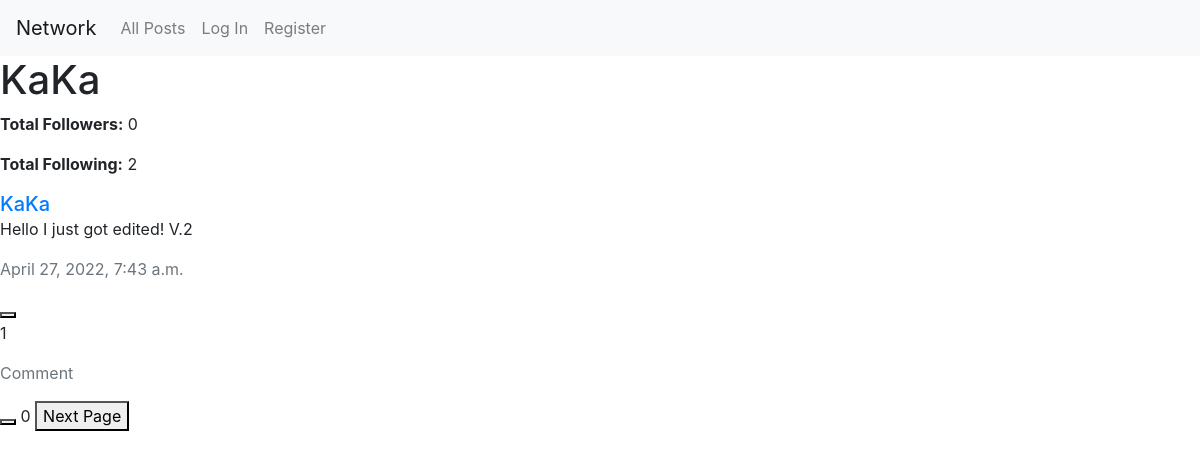
The page /profile/7 on the database as committed earlier.
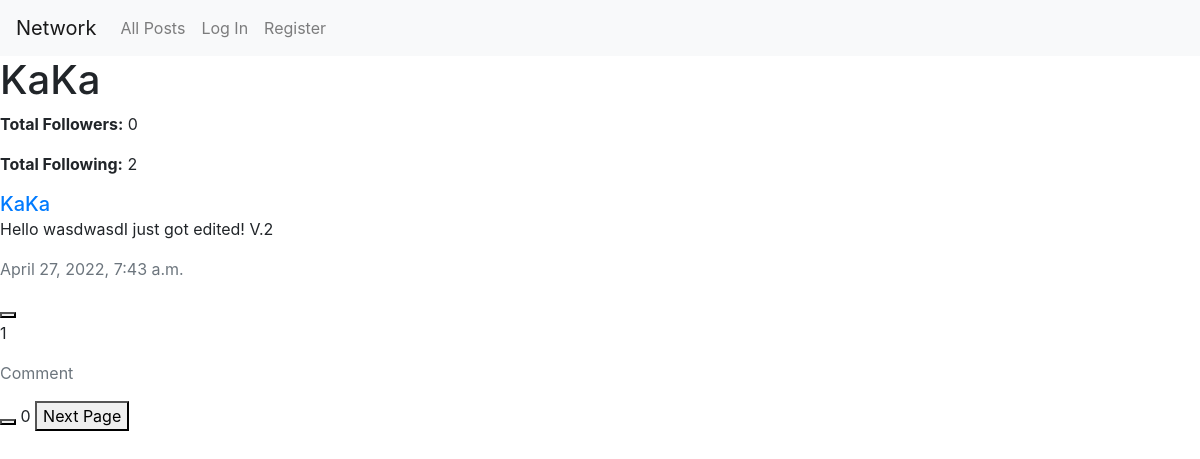
The same page on the database as committed later.
### network/models.py (models this page shows, shortened)
class BaseModel(models.Model):
    content = models.TextField()
    likes = models.PositiveIntegerField(default=0)
    date_created = models.DateTimeField(auto_now_add=True)
    class Meta:
        abstract = True

class Post(BaseModel):
    author = models.ForeignKey(
        settings.AUTH_USER_MODEL, null=True, on_delete=models.SET_NULL, related_name="post")

class User(AbstractUser):
    following = models.ManyToManyField(
        "self", null=True, blank=True, symmetrical=False, related_name="follower")
    liked_post = models.ManyToManyField(
        "Post", null=True, blank=True, related_name="liked_user")
    liked_comment = models.ManyToManyField(
        "Comment", null=True, blank=True, related_name="liked_user")
    @property
    def total_followers(self):
        return User.objects.filter(following=self).count()
    @property
    def total_following(self):
        return self.following.count()

### network/views.py (the view)
# urls.py: path("profile/<int:user_id>", views.profile_view, name="profile"),
def profile_view(request, user_id):
    try:
        user_data = User.objects.get(pk=user_id)
    except:
        return HttpResponseRedirect(reverse("error"))
    if not request.user.is_authenticated:
        is_following = False
    else:
        is_following = request.user.following.filter(id=user_data.id).exists()
    return render(request, "network/profile.html", {
        "user_data": user_data,
        "is_following": is_following,
        "posts": Post.objects.filter(author=user_data)
    })

### network/templates/network/profile.html (shortened to what this page needs)
{% extends "network/layout.html" %}
{% load static %}
{% block body %}
    <div>
        <h1 id="profile-name">{{ user_data.username }}</h1>
        <p>
            <b>Total Followers:</b>
            <span id="total-followers">{{ user_data.total_followers }}</span>
        </p>
        <p>
            <b>Total Following:</b>
            <span id="total-following">{{ user_data.total_following }}</span>
        </p>
    </div>
    {% include "network/content.html" %}
{% endblock %}

### network/templates/network/content.html (shortened to what this page needs)
{% for post in posts %}
    <div>
        <a href="{% url 'profile' post.author.id %}" class="h5">{{ post.author.username }}</a>
        <div class="content-container" data-id="{{ post.id }}">
            <p class="content">{{ post.content }}</p>
        </div>
        <p class="date-created text-muted">{{ post.date_created }}</p>
        <button class="like-post-btn" data-id="{{ post.id }}"></button>
        <p class="like-count">{{ post.likes }}</p>
        <p class="comment text-muted" data-id="{{ post.id }}">Comment</p>
    </div>
{% empty %}
    <h1>No post yet.</h1>
{% endfor %}
    <div id="paginator">
        <button id="previous-page"></button>
        <span id="page-number">0</span>
        <button id="next-page">Next Page</button>
    </div>

Rows that differ between the two databases and show on the page:
changed Post "KaKa": content "Hello I just got edited! V.2" → "Hello wasdwasdI just got edited! V.2"
